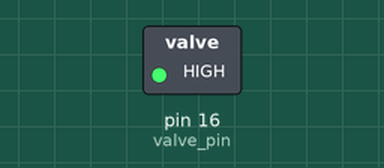
Recording of a program running on a simulated Jetson Nano (header pin numbers). On the bench: switched loads named in the program (green lamp = pin HIGH).

Above: at 1.0 s.
At 3.0 s:
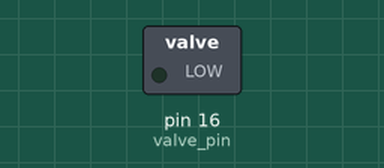
Timing chart, 0 to 5.2 s (numbered marks = the images above):
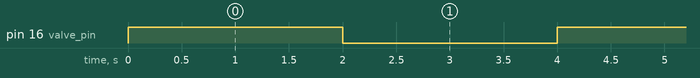

The program:

gripper_control.py
```python
import Jetson.GPIO as GPIO

valve_pin = 16
GPIO.setmode(GPIO.BOARD)
GPIO.setup(valve_pin, GPIO.OUT)

def gripper_open():
    GPIO.output(valve_pin, GPIO.HIGH)

def gripper_close():
    GPIO.output(valve_pin, GPIO.LOW)

if __name__ == '__main__':
    import time

    while(True):
        gripper_open()
        time.sleep(2)
        gripper_close()
        time.sleep(2)
```

Measured:
- by itself, pin 16 (valve_pin): alternates HIGH for 2.0 s and LOW for 2.0 s
